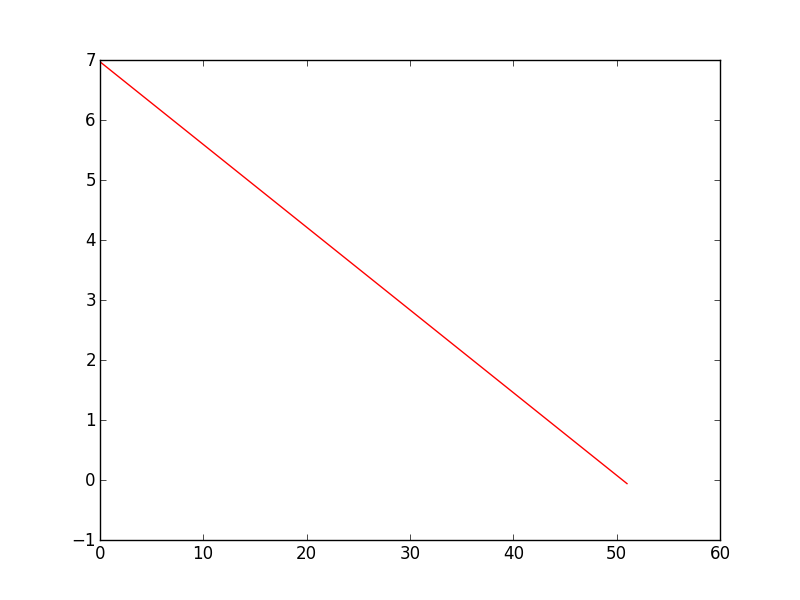

This chart was generated by the following Python code:
from __future__ import division

import numpy as np
import scipy as sy
import random
import pylab
from math import log
from scipy.optimize import curve_fit

dataFile = "distributionMaxDistance.txt"

x = []
y = []

maxDistanceList = []
weights = []
with open(dataFile) as f:
	for line in f:
		maxDistance, count = line.split()
		weights.append(int(count))
		maxDistanceList.append(int(maxDistance) - 1)

# the histogram of the data
pylab.hist(maxDistanceList, weights = weights, bins = range(0, max(maxDistanceList) + 1, 1))
pylab.xlabel('Number of clusters within clustergroup')
pylab.ylabel('Number of clustergroups')
pylab.title('Histogram: Number of clusters per clustergroup')
#pylab.grid(True)
#pylab.yscale('log')
pylab.ylim(1, 10**8)
pylab.yscale('log', nonposy='clip')
#ax.hist(bins, y, 'k--', lineWidth = 1.5)

data = pylab.loadtxt('distributionMaxDistance.txt')  
x = data[:,0]
y = data[:,1]


for i, yElem in enumerate(y):
	y[i] = log(yElem, 10)

print "plotting data"
fig = pylab.figure()
ax = fig.add_subplot(111)

def func(x, a, b):
  return a * x + b

p0 = sy.array([1,1])

coeffs, matcov = curve_fit(func, x, y, p0)
print coeffs
print matcov
yaj = func(x, coeffs[0], coeffs[1])

for i in range(len(x)):
	x[i] -= 1
"""
for i, yElem in enumerate(y):
	y[i] = 10**yElem
	yaj[i] = 10**yaj[i]
"""
pylab.plot(x, yaj, 'r-')


pylab.savefig(dataFile[:-4])